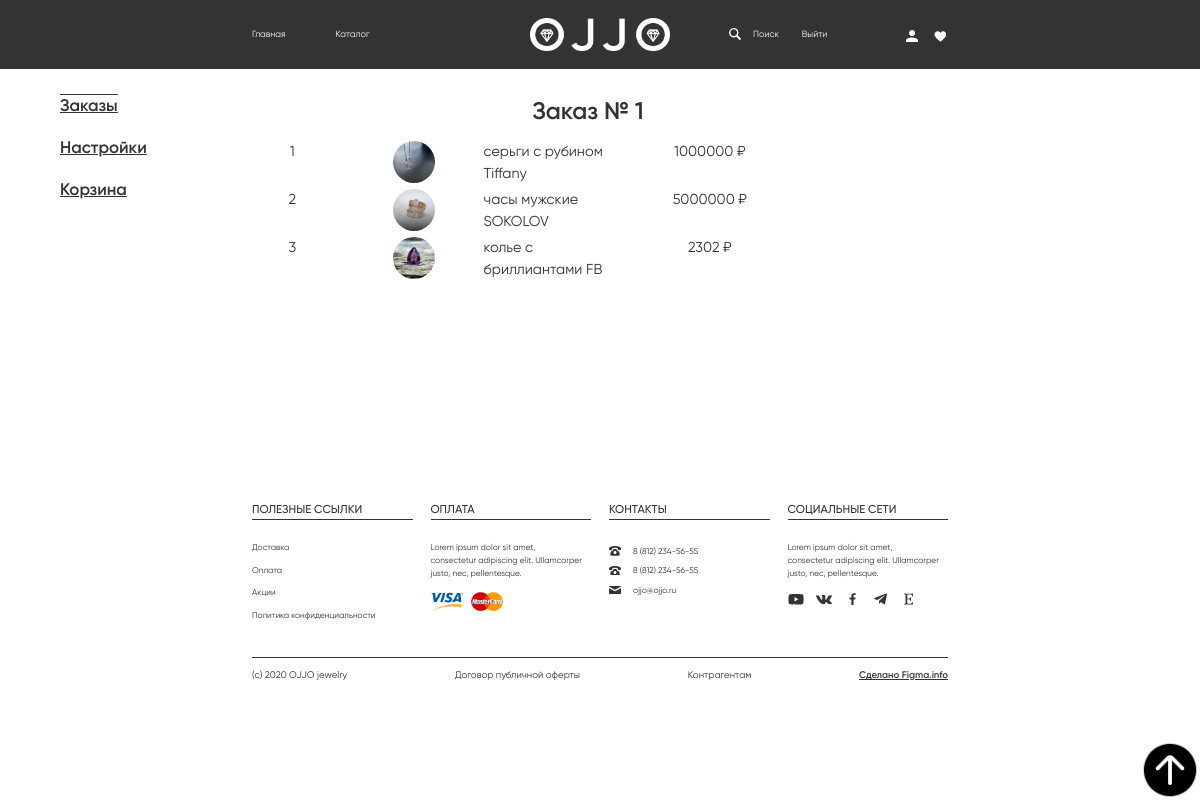
The page /oneOrder.php?order=1 (signed in) on the database its author committed.
### tables this page shows
CREATE TABLE `jewelery` (
  `jew_id` int NOT NULL,
  `jew_name` varchar(30) DEFAULT NULL,
  `jew_cat` int DEFAULT NULL,
  `jew_descr` varchar(200) DEFAULT NULL,
  `jew_img` varchar(100) DEFAULT NULL,
  `jew_price` int DEFAULT NULL,
  `jew_status` varchar(40) NOT NULL
);

### oneOrder.php (the view, shortened to what this page needs)
<?php
require "connectdb.php";
?>
<?php require "HEADER.php";?>
<div class='voidCart'></div>
<div class='navCart'>
    <div id='navBlock'>
        <div id='curNav'><a href='orders.php'>Заказы</a></div>
        <div><a href='settings.php'>Настройки</a></div>
        <div><a href='cart.php'>Корзина</a></div>
    </div>
    <div id="orderContent">
<?php
$order_no = isset($_GET['order'])?$_GET['order']:false;
if ($order_no) {echo "<div id='rowOrder'><div class='headline'>Заказ № $order_no</div></div>";}
    $queryOrders = mysqli_fetch_all(mysqli_query($conn, "SELECT jew_name, jew_img, jew_price FROM orders JOIN item ON orders.order_id=item.item_order JOIN jewelery ON item.item_jew=jewelery.jew_id WHERE item_order=$order_no"));
    if ($queryOrders!=null) {
     $i=2;
     $ii=0;
        foreach ($queryOrders as $orders) {$i++;
            $ii++;
            echo "<div id='rowOrder' class='rowOrderForORDERS'>";
                                                                echo "<div id='numberOrder'>$ii</div>";
                                                                echo "<img src='resources/$orders[1]' id='imgOrder'>";
                                                                echo "<div id='getOrder'>$orders[0]</div>";
                                                                echo "<div id='sumOrder'>$orders[2] ₽</div>";
                                                                echo  "</div>";}}
    else {echo "<p id='empty'>Пока пусто..</p>";}
    ?>
</div>
</div>
    <div id="wrapper7">
        <div id="h1">ПОЛЕЗНЫЕ ССЫЛКИ</div>
        <div id="h2">ОПЛАТА</div>
        <div id="h3">КОНТАКТЫ</div>
        <div id="h4">СОЦИАЛЬНЫЕ СЕТИ</div>
        <div id="h9">
            <div>Доставка</div>
            <div>Оплата</div>
            <div>Акции</div>
            <div>Политика конфиденциальности</div>
        </div>
        <div id="h10">
            <div id="h101">Lorem ipsum dolor sit amet, <br> consectetur adipiscing elit. Ullamcorper <br> justo, nec, pellentesque.</div>
            <img src="Rectangle 13.png" id="h102">
            <img src="Rectangle 14.png" id="h103">
        </div>
        <div id="h11">
            <div>8 (812) 234-56-55</div>
            <div>8 (812) 234-56-55</div>
            <div>ojjo@ojjo.ru</div>
        </div>
        <div id="h12">
            <div id="h120">Lorem ipsum dolor sit amet, <br> consectetur adipiscing elit. Ullamcorper <br> justo, nec, pellentesque.</div>
        </div>
        <div id="h14">
            <div>(c) 2020 OJJO jewelry</div>
            <div>Договор публичной оферты</div>
            <div>Контрагентам</div>
            <div id="h14Sp">Сделано Figma.info</div>
        </div>
    </div>
</body>
</html>

### style.css (style rules this page uses)
* { margin:0; padding:0; font-size: 100%; }
body { background-color: #F9F9F9; display:grid; }
a { text-decoration: none; }
#wrapper7 { display: grid; height: 20vmax; grid-template-rows: 20% 7.5% 0.2% 9% 1fr 0.2% 15%; grid-template-columns: 21% 1fr 1.5% 1fr 1.5% 1fr 1.5% 1fr 21%; }
#h1, #h5 { grid-column: 2; }
#h2, #h6 { grid-column: 4; }
#h3, #h7 { grid-column: 6; }
#h4, #h8 { grid-column: 8; }
#h1, #h2, #h3, #h4 { font-family:"Gilroy M"; font-size:0.95vmax; grid-row:2; color:#333333; }
#h9 { display:grid; grid-row:5; grid-column:2; grid-template-columns: 100%; color:#333333; font-size:0.7vmax; font-family: "Gilroy"; grid-template-rows: 1fr 1fr 1fr 1fr 22%; }
#h10 { display:grid; grid-row:5; grid-column:4; grid-template-columns: 20% 5% 20% 1fr; color:#333333; font-size:0.7vmax; line-height:1.1vmax; font-family: "Gilroy"; grid-template-rows: 43% 1fr; }
#h101 { grid-row:1; grid-column:1/span all; }
#h102 { grid-row:2; grid-column:1; width:100%; }
#h103 { grid-row:2; grid-column:3; width:100%; }
#h11 { display:grid; grid-row:5; grid-column:6; align-items: center; grid-template-columns: 15% 1fr; color:#333333; font-size:0.7vmax; font-family: "Gilroy"; grid-template-rows: repeat(3,17%) 1fr; }
#h11 svg { width:50%; }
#h12 { display:grid; grid-row:5; grid-column:8; grid-template-columns: 10% 8% 10% 10.5% 4.5% 11% 8.5% 10% 6% 1fr; color:#333333; font-size:0.7vmax; line-height:1.1vmax; font-family: "Gilroy"; grid-template-rows: 43% 15% 1fr; }
#h12 svg { width:100%; align-self:center; }
#h120 { grid-column:1/span all; grid-row:1; }
#h121 { grid-column:1; }
#h122 { grid-column:3; }
#h123 { grid-column:5; }
#h124 { grid-column:7; }
#h125 { grid-column:9; }
#h14 { grid-column:2/9; grid-row:7; display:flex; align-items: center; justify-content: space-between; color:#333333; font-size:0.8vmax; }
#h14 div:not(#h14Sp) { font-family:"Gilroy"; }
#h14Sp { font-family:"Gilroy SB"; text-decoration: underline; }
.voidCart { height:2vmax; }
.navCart { width:100%; height:30vmax; display:grid; grid-template-rows:100%; grid-template-columns:5vmax 15vmax 58% auto; }
#navBlock { grid-column:2; display:grid; grid-template-rows:repeat(4, 3.5vmax) auto; grid-template-columns:100%; color:#333333; font-family:"Gilroy SB"; font-size:1.4vmax; }
#navBlock a { color:#333333; }
#orderContent { display:grid; grid-column:3; grid-template-rows:100%; grid-template-columns:100%; }
#rowOrder { display:grid; grid-template-rows:100%; width:100%; color:#333333; font-family:"Gilroy"; font-size:1.2vmax; }
.rowOrderForORDERS { height:2.5vmax; grid-template-columns:15% 20% 20% 25% 1fr; justify-items:center; }
#curNav { text-decoration:overline; }
.headline { font-family: 'Gilroy SB'; color: #333333; font-size: 2vmax; grid-column:1/span all; justify-self:center; }
#imgOrder { border-radius:100vmax; width:3.5vmax; height:3.5vmax; }

### rows shown on the page
jewelery: jew_img (picture), jew_name "серьги с рубином Tiffany", jew_price "1000000"
jewelery: jew_img (picture), jew_name "часы мужские SOKOLOV", jew_price "5000000"
jewelery: jew_img (picture), jew_name "колье с бриллиантами FB", jew_price "2302"

### other values the page prints
$order_no "1"
